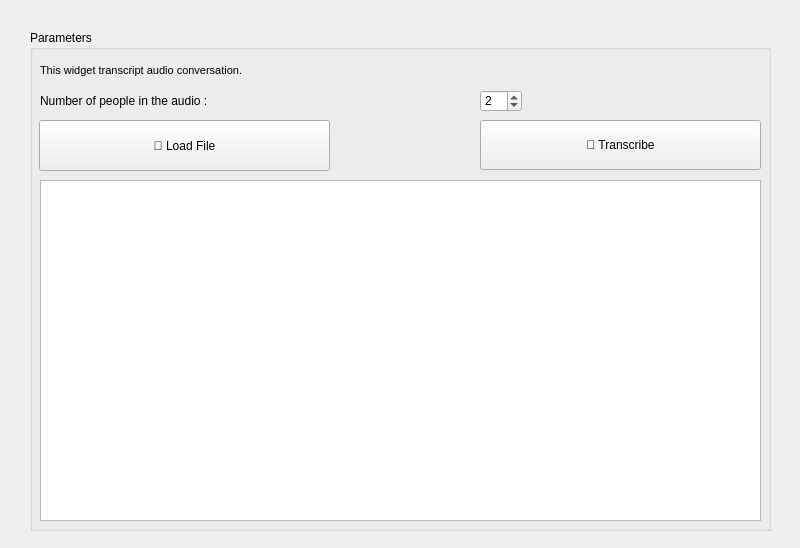
<?xml version="1.0" encoding="UTF-8"?>
<ui version="4.0">
 <class>Form</class>
 <widget class="QWidget" name="Form">
  <property name="geometry">
   <rect>
    <x>0</x>
    <y>0</y>
    <width>800</width>
    <height>548</height>
   </rect>
  </property>
  <property name="windowTitle">
   <string>Speech to Text</string>
  </property>
  <widget class="QGroupBox" name="groupBox">
   <property name="geometry">
    <rect>
     <x>30</x>
     <y>30</y>
     <width>741</width>
     <height>501</height>
    </rect>
   </property>
   <property name="title">
    <string>Parameters</string>
   </property>
   <widget class="QSpinBox" name="spinBox_nb_people">
    <property name="geometry">
     <rect>
      <x>450</x>
      <y>60</y>
      <width>42</width>
      <height>22</height>
     </rect>
    </property>
    <property name="minimum">
     <number>1</number>
    </property>
    <property name="maximum">
     <number>6</number>
    </property>
    <property name="value">
     <number>2</number>
    </property>
   </widget>
   <widget class="QLabel" name="Description">
    <property name="geometry">
     <rect>
      <x>10</x>
      <y>20</y>
      <width>471</width>
      <height>41</height>
     </rect>
    </property>
    <property name="sizePolicy">
     <sizepolicy hsizetype="Maximum" vsizetype="Expanding">
      <horstretch>0</horstretch>
      <verstretch>0</verstretch>
     </sizepolicy>
    </property>
    <property name="font">
     <font>
      <pointsize>8</pointsize>
     </font>
    </property>
    <property name="text">
     <string>This widget transcript audio conversation.</string>
    </property>
    <property name="wordWrap">
     <bool>true</bool>
    </property>
   </widget>
   <widget class="QPushButton" name="fileButton">
    <property name="geometry">
     <rect>
      <x>9</x>
      <y>90</y>
      <width>291</width>
      <height>51</height>
     </rect>
    </property>
    <property name="text">
     <string>📂 Load File</string>
    </property>
   </widget>
   <widget class="QTextEdit" name="textArea">
    <property name="geometry">
     <rect>
      <x>10</x>
      <y>150</y>
      <width>721</width>
      <height>341</height>
     </rect>
    </property>
    <property name="readOnly">
     <bool>true</bool>
    </property>
   </widget>
   <widget class="QPushButton" name="processButton">
    <property name="geometry">
     <rect>
      <x>450</x>
      <y>90</y>
      <width>281</width>
      <height>50</height>
     </rect>
    </property>
    <property name="text">
     <string>📝 Transcribe</string>
    </property>
   </widget>
   <widget class="QLabel" name="label">
    <property name="geometry">
     <rect>
      <x>10</x>
      <y>60</y>
      <width>291</width>
      <height>21</height>
     </rect>
    </property>
    <property name="text">
     <string>Number of people in the audio :</string>
    </property>
   </widget>
  </widget>
 </widget>
 <resources/>
 <connections/>
</ui>
